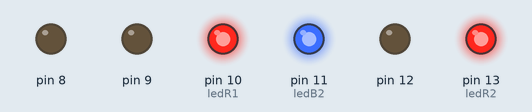
A sketch run on a simulated Arduino Uno, built with avr-gcc and run on an emulated ATmega328P. On the bench: output pins drawn as LEDs (lit = HIGH).

Above: at 0.2 s.
At 1.7 s:
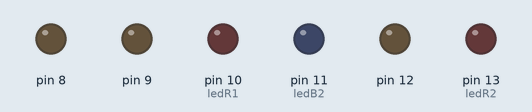
Timing chart, 0 to 3.0 s (numbered marks = the images above):
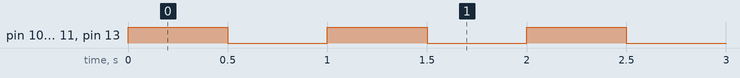

The sketch:

01-RGB_LED.ino
```cpp
// LED1 pins
int ledR1 = 10;
int ledG1 = 9;
int ledB1 = 8;

// LED2 pins
int ledR2 = 13;
int ledG2 = 12;
int ledB2 = 11;


void setup() {
  // put your setup code here, to run once:
  for (int i = 8; i <= 13; i++) {
    pinMode(i, OUTPUT);
  }

}

void loop() {
  // put your main code here, to run repeatedly:

  // TODO: LED 1번을 켜 봅시다.
  digitalWrite(ledR1, HIGH);
  digitalWrite(ledR2, HIGH);
  digitalWrite(ledB2, HIGH);

  // 0.5초 (500 밀리초) 동안 상태를 지속합니다.
  delay(500);

  // TODO: LED 1번을 꺼 봅시다.
  digitalWrite(ledR1, LOW);
  digitalWrite(ledR2, LOW);
  digitalWrite(ledB2, LOW);

  // 0.5초 (500 밀리초) 동안 상태를 지속합니다.
  delay(500);

}
```

Measured:
- by itself, pin 10 (ledR1), pin 11 (ledB2), pin 13 (ledR2): alternates HIGH for 0.50 s and LOW for 0.50 s
